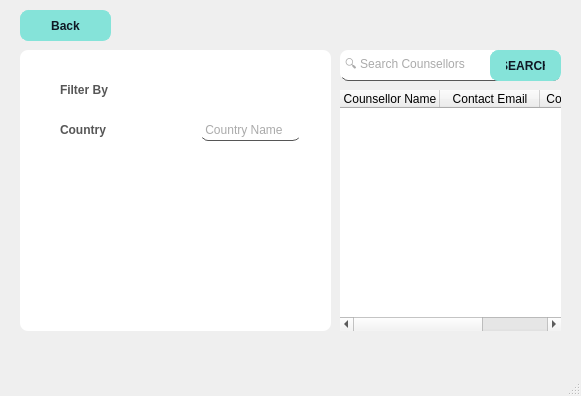
<?xml version="1.0" encoding="UTF-8"?>
<ui version="4.0">
 <class>MainWindow</class>
 <widget class="QMainWindow" name="MainWindow">
  <property name="geometry">
   <rect>
    <x>0</x>
    <y>0</y>
    <width>581</width>
    <height>396</height>
   </rect>
  </property>
  <property name="windowTitle">
   <string>🔍 Searching Counsellors</string>
  </property>
  <property name="styleSheet">
   <string notr="true">QMainWindow {
	
	border-image: url(GUI_Elements/bg image.png);
}
QLabel {
  color: #464d55;
  font-weight: 600;
}
QLabel#heading {
  color: #0f1925;
  font-size: 18px;
  margin-bottom: 10px;
}

QLabel#subheading {
  color: #0f1925;
  font-size: 12px;
  font-weight: normal;
  margin-bottom: 10px;
}
QLineEdit {
  background: transparent;
  color: rgb(86, 86, 86);
  border-bottom: 1px solid rgb(86, 86, 86);
}

QPushButton {
  background-color: #85E3D9;
  color: #0f1925;
  font-weight: 600;
  border-radius: 8px;
  border: 1px solid #85E3D9;
  padding: 5px 15px;
  margin-top: 10px;
  outline: 0px;
}
QPushButton:hover,
QPushButton:focus {
  background-color: #85E3D9;
  border: 3px solid #85E3D9;
}
</string>
  </property>
  <widget class="QWidget" name="centralwidget">
   <widget class="QFrame" name="frame">
    <property name="geometry">
     <rect>
      <x>20</x>
      <y>50</y>
      <width>311</width>
      <height>281</height>
     </rect>
    </property>
    <property name="styleSheet">
     <string notr="true">background-color: rgb(255, 255, 255);
border-radius: 8px;</string>
    </property>
    <property name="frameShape">
     <enum>QFrame::StyledPanel</enum>
    </property>
    <property name="frameShadow">
     <enum>QFrame::Raised</enum>
    </property>
    <widget class="QLabel" name="label_3">
     <property name="geometry">
      <rect>
       <x>40</x>
       <y>30</y>
       <width>111</width>
       <height>20</height>
      </rect>
     </property>
     <property name="styleSheet">
      <string notr="true">font: 75 16pt &quot;MS Shell Dlg 2&quot;;

color: rgb(86, 86, 86);</string>
     </property>
     <property name="text">
      <string>Filter By</string>
     </property>
    </widget>
    <widget class="QLineEdit" name="country">
     <property name="geometry">
      <rect>
       <x>180</x>
       <y>70</y>
       <width>101</width>
       <height>21</height>
      </rect>
     </property>
     <property name="styleSheet">
      <string notr="true">background:transparent;</string>
     </property>
     <property name="text">
      <string/>
     </property>
     <property name="placeholderText">
      <string> Country Name</string>
     </property>
    </widget>
    <widget class="QLabel" name="label_4">
     <property name="geometry">
      <rect>
       <x>40</x>
       <y>70</y>
       <width>121</width>
       <height>20</height>
      </rect>
     </property>
     <property name="styleSheet">
      <string notr="true">font: 75 8pt &quot;MS Shell Dlg 2&quot;;
color: rgb(86, 86, 86);</string>
     </property>
     <property name="text">
      <string>Country</string>
     </property>
    </widget>
   </widget>
   <widget class="QLineEdit" name="lineEdit_2">
    <property name="geometry">
     <rect>
      <x>340</x>
      <y>50</y>
      <width>221</width>
      <height>31</height>
     </rect>
    </property>
    <property name="styleSheet">
     <string notr="true">background-color: rgb(255, 255, 255);
border-radius: 8px;</string>
    </property>
    <property name="placeholderText">
     <string> 🔍 Search Counsellors</string>
    </property>
   </widget>
   <widget class="QTableWidget" name="counsellorWidget">
    <property name="geometry">
     <rect>
      <x>340</x>
      <y>90</y>
      <width>221</width>
      <height>241</height>
     </rect>
    </property>
    <property name="styleSheet">
     <string notr="true">border-radius: 8px;</string>
    </property>
    <column>
     <property name="text">
      <string>Counsellor Name</string>
     </property>
    </column>
    <column>
     <property name="text">
      <string>Contact Email</string>
     </property>
    </column>
    <column>
     <property name="text">
      <string>Contact Number</string>
     </property>
    </column>
   </widget>
   <widget class="QPushButton" name="searhButton">
    <property name="geometry">
     <rect>
      <x>490</x>
      <y>40</y>
      <width>71</width>
      <height>41</height>
     </rect>
    </property>
    <property name="styleSheet">
     <string notr="true">QPushButton:hover,
QPushButton:focus {
	
  color: rgb(255, 255, 255);
  background-color: #85E3D9;
  border: 3px solid #85E3D9;
}</string>
    </property>
    <property name="text">
     <string>SEARCH</string>
    </property>
   </widget>
   <widget class="QPushButton" name="backbutton">
    <property name="geometry">
     <rect>
      <x>20</x>
      <y>0</y>
      <width>91</width>
      <height>41</height>
     </rect>
    </property>
    <property name="styleSheet">
     <string notr="true">QPushButton:hover,
QPushButton:focus {
	
  color: rgb(255, 255, 255);
  background-color: #85E3D9;
  border: 3px solid #85E3D9;
}</string>
    </property>
    <property name="text">
     <string>Back</string>
    </property>
   </widget>
  </widget>
  <widget class="QMenuBar" name="menubar">
   <property name="geometry">
    <rect>
     <x>0</x>
     <y>0</y>
     <width>581</width>
     <height>18</height>
    </rect>
   </property>
  </widget>
  <widget class="QStatusBar" name="statusbar"/>
 </widget>
 <resources>
  <include location="GUI Elements/SearchGradient.qrc"/>
 </resources>
 <connections/>
</ui>
